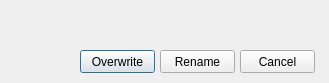
<?xml version="1.0" encoding="UTF-8"?>
<ui version="4.0">
 <class>overwriteRenameDialog</class>
 <widget class="QDialog" name="overwriteRenameDialog">
  <property name="geometry">
   <rect>
    <x>0</x>
    <y>0</y>
    <width>329</width>
    <height>83</height>
   </rect>
  </property>
  <property name="windowTitle">
   <string>Plot/Curve Exists</string>
  </property>
  <widget class="QPushButton" name="cmdOverwrite">
   <property name="geometry">
    <rect>
     <x>80</x>
     <y>50</y>
     <width>75</width>
     <height>23</height>
    </rect>
   </property>
   <property name="text">
    <string>Overwrite</string>
   </property>
  </widget>
  <widget class="QPushButton" name="cmdRename">
   <property name="geometry">
    <rect>
     <x>160</x>
     <y>50</y>
     <width>75</width>
     <height>23</height>
    </rect>
   </property>
   <property name="text">
    <string>Rename</string>
   </property>
  </widget>
  <widget class="QPushButton" name="cmdCancel">
   <property name="geometry">
    <rect>
     <x>240</x>
     <y>50</y>
     <width>75</width>
     <height>23</height>
    </rect>
   </property>
   <property name="text">
    <string>Cancel</string>
   </property>
  </widget>
  <widget class="QLabel" name="lblExistsMsg">
   <property name="geometry">
    <rect>
     <x>30</x>
     <y>0</y>
     <width>271</width>
     <height>41</height>
    </rect>
   </property>
   <property name="text">
    <string/>
   </property>
   <property name="wordWrap">
    <bool>true</bool>
   </property>
  </widget>
 </widget>
 <resources/>
 <connections/>
</ui>
